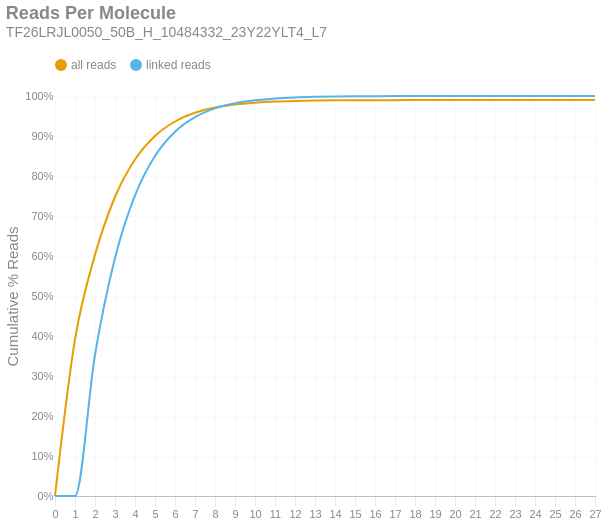

Write notebook code for a chart like this one.
### Markdown cell above
### Reads per Molecule
This chart shows the cumulative distribution of the number of reads per linked molecule. That is, how many alignments are associated with a unique molecule. This excludes the number of reads associated with invalid or absent linked-read barcodes. The `linked` histogram is the percentages recalculated when disregarding singletons.

### Code cell
if SKIPLR:
    print_html(f"Skipped")
else:
    counts = np.bincount(valids['reads'].cast(pl.Int64).to_numpy())
    weighted = counts * np.arange(len(counts))
    all_perc = weighted / n_reads
    linked_perc = weighted / n_linked_reads
    linked_perc[1] = 0
    binned_df = pl.DataFrame({
        'readsper': list(range(len(counts))),
        'all reads (cumsum)': np.cumsum(all_perc).tolist(),
        'linked reads (cumsum)': np.cumsum(linked_perc).tolist(),
    })

    with SafeRender(binned_df):
        (
            density_plot(binned_df, 'Reads Per Molecule', samplename, 'readspmol')
            .encode(
                x=alt.X('readsper:O', title=None).axis(labelAngle=0).scale(padding=0),
                y=alt.Y('value:Q', title='Cumulative % Reads').axis(format='%').stack(False),
                color=alt.Color("key:N").scale(domain=["all reads", "linked reads"]),
                tooltip=[
                    alt.Tooltip("key:N", title="Data Type"),
                    alt.Tooltip("readsper:O", title="Reads Per Molecule"),
                    alt.Tooltip("value:Q", format=".2%", title="% Reads (Cum.)")
                ]            
            )
        ).display()

### Figure 1 — Vega-Lite specification as saved in the notebook (floating-point values rounded to 4 significant figures)
{"width": "container", "height": 400, "config": {"title": {"anchor": "start", "dy": -15, "fontSize": 18, "color": "#888888", "subtitleColor": "#888888", "subtitleFontSize": 14}, "arc": {"fill": "#0072B2"}, "axis": {"domainColor": "#888888", "domainWidth": 0.5, "gridWidth": 0.2, "grid": false, "titleFontWeight": 400, "titleFontSize": 15, "labelFontSize": 11, "labelColor": "#888888", "tickColor": "#888888", "tickWidth": 0.2, "titleColor": "#888888"}, "axisBand": {"grid": false}, "axisX": {"grid": true, "tickSize": 10, "domainCap": "round"}, "axisY": {"domain": false, "grid": true, "tickSize": 0, "domainCap": "round"}, "background": "transparent", "header": {"labelFontSize": 15, "labelColor": "#888888", "titleFontSize": 15, "titleFontWeight": 600, "titleColor": "#888888"}, "legend": {"labelFont": "sans-serif", "labelFontSize": 12, "labelColor": "#888888", "symbolSize": 100, "symbolType": "circle", "titleFontSize": 12, "titlePadding": 10, "titleColor": "#888888", "title": null, "orient": "top"}, "range": {"category": ["#E69F00", "#56B4E9", "#009E73", "#F0E442", "#0072B2", "#D55E00", "#CC79A7", "#000000"], "diverging": ["#cfe8f3", "#a2d4ec", "#73bfe2", "#46abdb", "#1696d2", "#12719e"]}, "area": {"fill": "#0072B2", "fillOpacity": 0.7, "line": true, "strokeOpacity": 0.7}, "line": {"color": "#0072B2", "stroke": "#0072B2", "strokeWidth": 2}, "trail": {"color": "#0072B2", "stroke": "#0072B2", "strokeWidth": 0, "size": 1}, "point": {"filled": true, "fillOpacity": 1.0, "size": 95}, "text": {"color": "#888888", "fontSize": 11, "align": "right", "fontWeight": 400, "size": 11}, "bar": {"fill": "#0072B2", "stroke": null}, "view": {"stroke": null, "continuousWidth": 660, "continuousHeight": 400}}, "data": {"name": "data-e10e577327fb2c3b0b8d0992cc494fdd"}, "mark": {"type": "line", "interpolate": "monotone", "point": {"opacity": 0, "size": 275}}, "encoding": {"color": {"field": "key", "scale": {"domain": ["all reads", "linked reads"]}, "type": "nominal"}, "tooltip": [{"field": "key", "title": "Data Type", "type": "nominal"}, {"field": "readsper", "title": "Reads Per Molecule", "type": "ordinal"}, {"field": "value", "format": ".2%", "title": "% Reads (Cum.)", "type": "quantitative"}], "x": {"axis": {"labelAngle": 0}, "field": "readsper", "scale": {"padding": 0}, "title": null, "type": "ordinal"}, "y": {"axis": {"format": "%"}, "field": "value", "stack": false, "title": "Cumulative % Reads", "type": "quantitative"}}, "params": [{"name": "param_c36ac31b6afebe62", "select": {"type": "point", "fields": ["key"]}, "bind": "legend"}], "title": {"text": "Reads Per Molecule", "subtitle": "TF26LRJL0050_50B_H_10484332_23Y22YLT4_L7"}, "transform": [{"fold": ["all reads (cumsum)", "linked reads (cumsum)"]}, {"calculate": "replace(datum.key, ' (cumsum)', '')", "as": "key"}, {"filter": {"param": "param_c36ac31b6afebe62"}}], "usermeta": {"embedOptions": {"downloadFileName": "TF26LRJL0050_50B_H_10484332_23Y22YLT4_L7.readspmol"}}, "$schema": "https://vega.github.io/schema/vega-lite/v6.4.1.json", "datasets": {"data-e10e577327fb2c3b0b8d0992cc494fdd": [{"readsper": 0, "all reads (cumsum)": 0.0, "linked reads (cumsum)": 0.0}, {"readsper": 1, "all reads (cumsum)": 0.3915, "linked reads (cumsum)": 0.0}, {"readsper": 2, "all reads (cumsum)": 0.6028, "linked reads (cumsum)": 0.3531}, {"readsper": 3, "all reads (cumsum)": 0.7475, "linked reads (cumsum)": 0.595}, {"readsper": 4, "all reads (cumsum)": 0.8411, "linked reads (cumsum)": 0.7515}, {"readsper": 5, "all reads (cumsum)": 0.9, "linked reads (cumsum)": 0.8499}, {"readsper": 6, "all reads (cumsum)": 0.9362, "linked reads (cumsum)": 0.9104}, {"readsper": 7, "all reads (cumsum)": 0.9581, "linked reads (cumsum)": 0.947}, {"readsper": 8, "all reads (cumsum)": 0.9712, "linked reads (cumsum)": 0.969}, {"readsper": 9, "all reads (cumsum)": 0.9788, "linked reads (cumsum)": 0.9816}, {"readsper": 10, "all reads (cumsum)": 0.9833, "linked reads (cumsum)": 0.9891}, {"readsper": 11, "all reads (cumsum)": 0.9861, "linked reads (cumsum)": 0.9937}, {"readsper": 12, "all reads (cumsum)": 0.9876, "linked reads (cumsum)": 0.9963}, {"readsper": 13, "all reads (cumsum)": 0.9885, "linked reads (cumsum)": 0.9978}, {"readsper": 14, "all reads (cumsum)": 0.9891, "linked reads (cumsum)": 0.9988}, {"readsper": 15, "all reads (cumsum)": 0.9894, "linked reads (cumsum)": 0.9993}, {"readsper": 16, "all reads (cumsum)": 0.9896, "linked reads (cumsum)": 0.9996}, {"readsper": 17, "all reads (cumsum)": 0.9897, "linked reads (cumsum)": 0.9998}, {"readsper": 18, "all reads (cumsum)": 0.9897, "linked reads (cumsum)": 0.9999}, {"readsper": 19, "all reads (cumsum)": 0.9898, "linked reads (cumsum)": 0.9999}, {"readsper": 20, "all reads (cumsum)": 0.9898, "linked reads (cumsum)": 1.0}, {"readsper": 21, "all reads (cumsum)": 0.9898, "linked reads (cumsum)": 1.0}, {"readsper": 22, "all reads (cumsum)": 0.9898, "linked reads (cumsum)": 1.0}, {"readsper": 23, "all reads (cumsum)": 0.9898, "linked reads (cumsum)": 1.0}, {"readsper": 24, "all reads (cumsum)": 0.9898, "linked reads (cumsum)": 1.0}, {"readsper": 25, "all reads (cumsum)": 0.9898, "linked reads (cumsum)": 1.0}, {"readsper": 26, "all reads (cumsum)": 0.9898, "linked reads (cumsum)": 1.0}, {"readsper": 27, "all reads (cumsum)": 0.9898, "linked reads (cumsum)": 1.0}]}}
